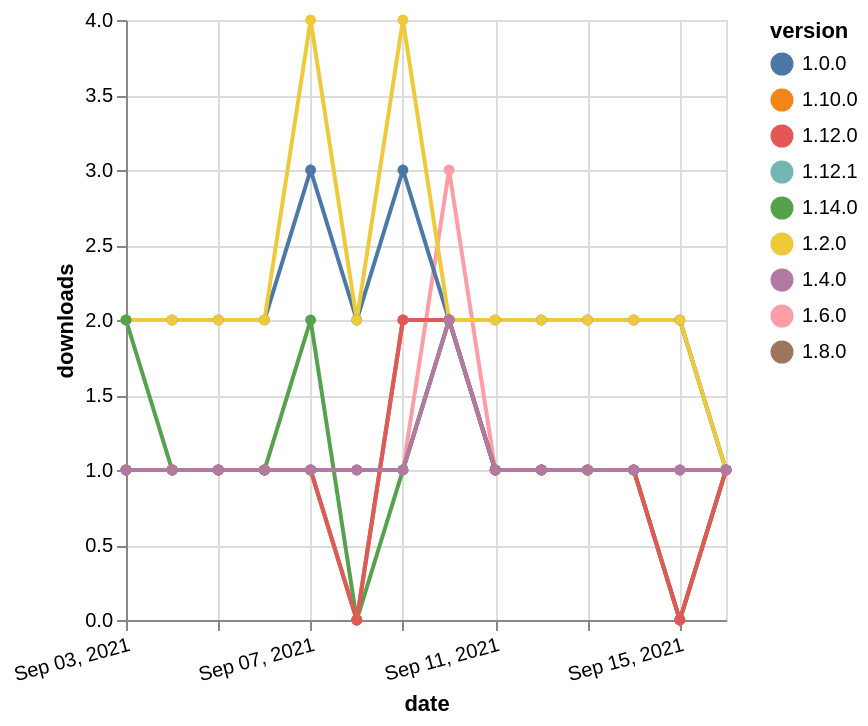

This figure's Vega-Lite source:
### Vega-Lite specification from a JSON file in a GitHub repository (floating-point values rounded to 4 significant figures)
{"$schema": "https://vega.github.io/schema/vega-lite/v5.json", "description": "A simple bar chart with embedded data.", "data": {"values": [{"date": "2021-09-03", "total": 328, "delta": 1, "version": "1.6.0"}, {"date": "2021-09-04", "total": 329, "delta": 1, "version": "1.6.0"}, {"date": "2021-09-05", "total": 330, "delta": 1, "version": "1.6.0"}, {"date": "2021-09-06", "total": 331, "delta": 1, "version": "1.6.0"}, {"date": "2021-09-07", "total": 332, "delta": 1, "version": "1.6.0"}, {"date": "2021-09-08", "total": 333, "delta": 1, "version": "1.6.0"}, {"date": "2021-09-09", "total": 334, "delta": 1, "version": "1.6.0"}, {"date": "2021-09-10", "total": 337, "delta": 3, "version": "1.6.0"}, {"date": "2021-09-11", "total": 338, "delta": 1, "version": "1.6.0"}, {"date": "2021-09-12", "total": 339, "delta": 1, "version": "1.6.0"}, {"date": "2021-09-13", "total": 340, "delta": 1, "version": "1.6.0"}, {"date": "2021-09-14", "total": 341, "delta": 1, "version": "1.6.0"}, {"date": "2021-09-15", "total": 342, "delta": 1, "version": "1.6.0"}, {"date": "2021-09-16", "total": 343, "delta": 1, "version": "1.6.0"}, {"date": "2021-09-03", "total": 174, "delta": 1, "version": "1.8.0"}, {"date": "2021-09-04", "total": 175, "delta": 1, "version": "1.8.0"}, {"date": "2021-09-05", "total": 176, "delta": 1, "version": "1.8.0"}, {"date": "2021-09-06", "total": 177, "delta": 1, "version": "1.8.0"}, {"date": "2021-09-07", "total": 178, "delta": 1, "version": "1.8.0"}, {"date": "2021-09-08", "total": 179, "delta": 1, "version": "1.8.0"}, {"date": "2021-09-09", "total": 180, "delta": 1, "version": "1.8.0"}, {"date": "2021-09-10", "total": 182, "delta": 2, "version": "1.8.0"}, {"date": "2021-09-11", "total": 183, "delta": 1, "version": "1.8.0"}, {"date": "2021-09-12", "total": 184, "delta": 1, "version": "1.8.0"}, {"date": "2021-09-13", "total": 185, "delta": 1, "version": "1.8.0"}, {"date": "2021-09-14", "total": 186, "delta": 1, "version": "1.8.0"}, {"date": "2021-09-15", "total": 187, "delta": 1, "version": "1.8.0"}, {"date": "2021-09-16", "total": 188, "delta": 1, "version": "1.8.0"}, {"date": "2021-09-03", "total": 152, "delta": 1, "version": "1.10.0"}, {"date": "2021-09-04", "total": 153, "delta": 1, "version": "1.10.0"}, {"date": "2021-09-05", "total": 154, "delta": 1, "version": "1.10.0"}, {"date": "2021-09-06", "total": 155, "delta": 1, "version": "1.10.0"}, {"date": "2021-09-07", "total": 156, "delta": 1, "version": "1.10.0"}, {"date": "2021-09-08", "total": 156, "delta": 0, "version": "1.10.0"}, {"date": "2021-09-09", "total": 158, "delta": 2, "version": "1.10.0"}, {"date": "2021-09-10", "total": 160, "delta": 2, "version": "1.10.0"}, {"date": "2021-09-11", "total": 161, "delta": 1, "version": "1.10.0"}, {"date": "2021-09-12", "total": 162, "delta": 1, "version": "1.10.0"}, {"date": "2021-09-13", "total": 163, "delta": 1, "version": "1.10.0"}, {"date": "2021-09-14", "total": 164, "delta": 1, "version": "1.10.0"}, {"date": "2021-09-15", "total": 164, "delta": 0, "version": "1.10.0"}, {"date": "2021-09-16", "total": 165, "delta": 1, "version": "1.10.0"}, {"date": "2021-09-03", "total": 124, "delta": 1, "version": "1.12.1"}, {"date": "2021-09-04", "total": 125, "delta": 1, "version": "1.12.1"}, {"date": "2021-09-05", "total": 126, "delta": 1, "version": "1.12.1"}, {"date": "2021-09-06", "total": 127, "delta": 1, "version": "1.12.1"}, {"date": "2021-09-07", "total": 128, "delta": 1, "version": "1.12.1"}, {"date": "2021-09-08", "total": 128, "delta": 0, "version": "1.12.1"}, {"date": "2021-09-09", "total": 130, "delta": 2, "version": "1.12.1"}, {"date": "2021-09-10", "total": 132, "delta": 2, "version": "1.12.1"}, {"date": "2021-09-11", "total": 133, "delta": 1, "version": "1.12.1"}, {"date": "2021-09-12", "total": 134, "delta": 1, "version": "1.12.1"}, {"date": "2021-09-13", "total": 135, "delta": 1, "version": "1.12.1"}, {"date": "2021-09-14", "total": 136, "delta": 1, "version": "1.12.1"}, {"date": "2021-09-15", "total": 136, "delta": 0, "version": "1.12.1"}, {"date": "2021-09-16", "total": 137, "delta": 1, "version": "1.12.1"}, {"date": "2021-09-03", "total": 2585, "delta": 2, "version": "1.0.0"}, {"date": "2021-09-04", "total": 2587, "delta": 2, "version": "1.0.0"}, {"date": "2021-09-05", "total": 2589, "delta": 2, "version": "1.0.0"}, {"date": "2021-09-06", "total": 2591, "delta": 2, "version": "1.0.0"}, {"date": "2021-09-07", "total": 2594, "delta": 3, "version": "1.0.0"}, {"date": "2021-09-08", "total": 2596, "delta": 2, "version": "1.0.0"}, {"date": "2021-09-09", "total": 2599, "delta": 3, "version": "1.0.0"}, {"date": "2021-09-10", "total": 2601, "delta": 2, "version": "1.0.0"}, {"date": "2021-09-11", "total": 2603, "delta": 2, "version": "1.0.0"}, {"date": "2021-09-12", "total": 2605, "delta": 2, "version": "1.0.0"}, {"date": "2021-09-13", "total": 2607, "delta": 2, "version": "1.0.0"}, {"date": "2021-09-14", "total": 2609, "delta": 2, "version": "1.0.0"}, {"date": "2021-09-15", "total": 2611, "delta": 2, "version": "1.0.0"}, {"date": "2021-09-16", "total": 2612, "delta": 1, "version": "1.0.0"}, {"date": "2021-09-03", "total": 2461, "delta": 2, "version": "1.2.0"}, {"date": "2021-09-04", "total": 2463, "delta": 2, "version": "1.2.0"}, {"date": "2021-09-05", "total": 2465, "delta": 2, "version": "1.2.0"}, {"date": "2021-09-06", "total": 2467, "delta": 2, "version": "1.2.0"}, {"date": "2021-09-07", "total": 2471, "delta": 4, "version": "1.2.0"}, {"date": "2021-09-08", "total": 2473, "delta": 2, "version": "1.2.0"}, {"date": "2021-09-09", "total": 2477, "delta": 4, "version": "1.2.0"}, {"date": "2021-09-10", "total": 2479, "delta": 2, "version": "1.2.0"}, {"date": "2021-09-11", "total": 2481, "delta": 2, "version": "1.2.0"}, {"date": "2021-09-12", "total": 2483, "delta": 2, "version": "1.2.0"}, {"date": "2021-09-13", "total": 2485, "delta": 2, "version": "1.2.0"}, {"date": "2021-09-14", "total": 2487, "delta": 2, "version": "1.2.0"}, {"date": "2021-09-15", "total": 2489, "delta": 2, "version": "1.2.0"}, {"date": "2021-09-16", "total": 2490, "delta": 1, "version": "1.2.0"}, {"date": "2021-09-03", "total": 116, "delta": 2, "version": "1.14.0"}, {"date": "2021-09-04", "total": 117, "delta": 1, "version": "1.14.0"}, {"date": "2021-09-05", "total": 118, "delta": 1, "version": "1.14.0"}, {"date": "2021-09-06", "total": 119, "delta": 1, "version": "1.14.0"}, {"date": "2021-09-07", "total": 121, "delta": 2, "version": "1.14.0"}, {"date": "2021-09-08", "total": 121, "delta": 0, "version": "1.14.0"}, {"date": "2021-09-09", "total": 122, "delta": 1, "version": "1.14.0"}, {"date": "2021-09-10", "total": 124, "delta": 2, "version": "1.14.0"}, {"date": "2021-09-11", "total": 125, "delta": 1, "version": "1.14.0"}, {"date": "2021-09-12", "total": 126, "delta": 1, "version": "1.14.0"}, {"date": "2021-09-13", "total": 127, "delta": 1, "version": "1.14.0"}, {"date": "2021-09-14", "total": 128, "delta": 1, "version": "1.14.0"}, {"date": "2021-09-15", "total": 128, "delta": 0, "version": "1.14.0"}, {"date": "2021-09-16", "total": 129, "delta": 1, "version": "1.14.0"}, {"date": "2021-09-03", "total": 145, "delta": 1, "version": "1.12.0"}, {"date": "2021-09-04", "total": 146, "delta": 1, "version": "1.12.0"}, {"date": "2021-09-05", "total": 147, "delta": 1, "version": "1.12.0"}, {"date": "2021-09-06", "total": 148, "delta": 1, "version": "1.12.0"}, {"date": "2021-09-07", "total": 149, "delta": 1, "version": "1.12.0"}, {"date": "2021-09-08", "total": 149, "delta": 0, "version": "1.12.0"}, {"date": "2021-09-09", "total": 151, "delta": 2, "version": "1.12.0"}, {"date": "2021-09-10", "total": 153, "delta": 2, "version": "1.12.0"}, {"date": "2021-09-11", "total": 154, "delta": 1, "version": "1.12.0"}, {"date": "2021-09-12", "total": 155, "delta": 1, "version": "1.12.0"}, {"date": "2021-09-13", "total": 156, "delta": 1, "version": "1.12.0"}, {"date": "2021-09-14", "total": 157, "delta": 1, "version": "1.12.0"}, {"date": "2021-09-15", "total": 157, "delta": 0, "version": "1.12.0"}, {"date": "2021-09-16", "total": 158, "delta": 1, "version": "1.12.0"}, {"date": "2021-09-03", "total": 235, "delta": 1, "version": "1.4.0"}, {"date": "2021-09-04", "total": 236, "delta": 1, "version": "1.4.0"}, {"date": "2021-09-05", "total": 237, "delta": 1, "version": "1.4.0"}, {"date": "2021-09-06", "total": 238, "delta": 1, "version": "1.4.0"}, {"date": "2021-09-07", "total": 239, "delta": 1, "version": "1.4.0"}, {"date": "2021-09-08", "total": 240, "delta": 1, "version": "1.4.0"}, {"date": "2021-09-09", "total": 241, "delta": 1, "version": "1.4.0"}, {"date": "2021-09-10", "total": 243, "delta": 2, "version": "1.4.0"}, {"date": "2021-09-11", "total": 244, "delta": 1, "version": "1.4.0"}, {"date": "2021-09-12", "total": 245, "delta": 1, "version": "1.4.0"}, {"date": "2021-09-13", "total": 246, "delta": 1, "version": "1.4.0"}, {"date": "2021-09-14", "total": 247, "delta": 1, "version": "1.4.0"}, {"date": "2021-09-15", "total": 248, "delta": 1, "version": "1.4.0"}, {"date": "2021-09-16", "total": 249, "delta": 1, "version": "1.4.0"}]}, "width": "container", "mark": {"type": "line", "point": {"filled": true}}, "encoding": {"x": {"field": "date", "type": "temporal", "timeUnit": "yearmonthdate", "title": "date", "axis": {"labelAngle": -15}}, "y": {"field": "delta", "type": "quantitative", "title": "downloads"}, "color": {"field": "version", "type": "nominal"}, "tooltip": {"field": "delta"}}}
